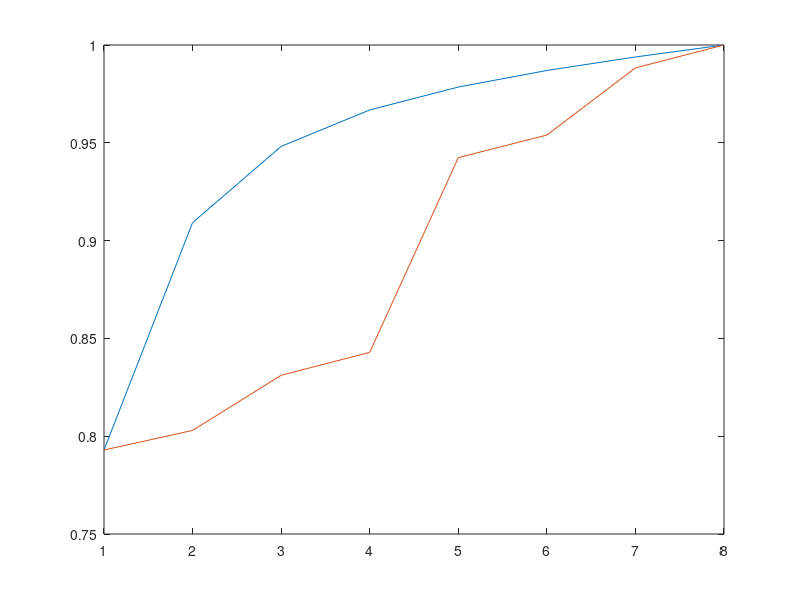

Here is the MATLAB script that generated this plot:
clc; close all;
clear all;

rho = 0.91;
cov_rho =  [1 rho rho^2 rho^3 rho^4 rho^5 rho^6 rho^7];
cov_mat = zeros(8,8);
for i = 1:8
    for j = 1:8
        cov_mat(i,j) = rho^abs(i-j);
    end
end
H = [1,1;1,-1];
while size(H) ~= 8
    H = [H , H;H , -H];
end
H = (1/(2*sqrt(2))) * H;

%diagonalization
WH_daig = H*cov_mat*H;

dct_daig = dct(dct(cov_mat')');

%energy packing efficiency 
whd_daig_k = sum(diag(WH_daig));
dct_daig_k = sum(diag(dct_daig));

for i = 1:length(WH_daig)
    for j = 1:length(WH_daig) 
        if i == j && i > 1
            epe_whd(i) = WH_daig(i,i) + epe_whd(i-1);
%             epe_whd(i) = epe_whd(i)/whd_daig_k;
        elseif i == j && i == 1
            epe_whd(i) = WH_daig(i,i);    
%             epe_whd(i) = epe_whd(i)/whd_daig_k;


        end
    end
end
epe_whd = epe_whd./whd_daig_k;
for i = 1:length(dct_daig)
    for j = 1:length(dct_daig) 
        if i == j && i > 1
            epe_dct(i) = dct_daig(i,i) + epe_dct(i-1);
%             epe_whd(i) = epe_whd(i)/whd_daig_k;
        elseif i == j && i == 1
            epe_dct(i) = dct_daig(i,i);    
%             epe_whd(i) = epe_whd(i)/whd_daig_k;

        end
    end
end
epe_dct = epe_dct./dct_daig_k;

%plotting the energy packing efficiency of both
plot(epe_dct);hold all;plot(epe_whd);hold off;figure(gcf);
 
%decorrelation 
beta = sum(sum(abs(cov_mat))) - sum(diag(abs(cov_mat)));

whd_alpha = sum(sum(abs(WH_daig))) - sum(diag(abs(WH_daig)));
 
dct_alpha = sum(sum(abs(dct_daig))) - sum(diag(abs(dct_daig)));

dec_whd = 1 - (whd_alpha/beta);

dec_dct = 1 - (dct_alpha/beta);
disp('WHD_decorrealtion');
disp(dec_whd);
disp('DCT_decorrealtion');
disp(dec_dct);